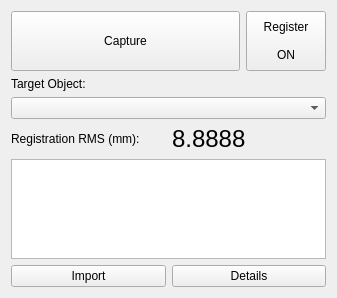
<?xml version="1.0" encoding="UTF-8"?>
<ui version="4.0">
 <class>LandmarkRegistrationObjectSettingsWidget</class>
 <widget class="QWidget" name="LandmarkRegistrationObjectSettingsWidget">
  <property name="geometry">
   <rect>
    <x>0</x>
    <y>0</y>
    <width>337</width>
    <height>298</height>
   </rect>
  </property>
  <property name="windowTitle">
   <string>Form</string>
  </property>
  <layout class="QVBoxLayout" name="verticalLayout">
   <item>
    <layout class="QHBoxLayout" name="horizontalLayout">
     <item>
      <widget class="QPushButton" name="capturePushButton">
       <property name="minimumSize">
        <size>
         <width>0</width>
         <height>60</height>
        </size>
       </property>
       <property name="text">
        <string>Capture</string>
       </property>
      </widget>
     </item>
     <item>
      <widget class="QPushButton" name="registerPushButton">
       <property name="minimumSize">
        <size>
         <width>0</width>
         <height>60</height>
        </size>
       </property>
       <property name="maximumSize">
        <size>
         <width>80</width>
         <height>16777215</height>
        </size>
       </property>
       <property name="text">
        <string>Register

ON</string>
       </property>
       <property name="checkable">
        <bool>true</bool>
       </property>
      </widget>
     </item>
    </layout>
   </item>
   <item>
    <widget class="QLabel" name="label">
     <property name="text">
      <string>Target Object:</string>
     </property>
    </widget>
   </item>
   <item>
    <widget class="QComboBox" name="targetComboBox"/>
   </item>
   <item>
    <layout class="QHBoxLayout" name="horizontalLayout_3">
     <item>
      <widget class="QLabel" name="rmsLabel">
       <property name="maximumSize">
        <size>
         <width>180</width>
         <height>40</height>
        </size>
       </property>
       <property name="text">
        <string>Registration RMS (mm): </string>
       </property>
       <property name="wordWrap">
        <bool>false</bool>
       </property>
      </widget>
     </item>
     <item>
      <widget class="QLabel" name="rmsNumberLabel">
       <property name="maximumSize">
        <size>
         <width>16777215</width>
         <height>40</height>
        </size>
       </property>
       <property name="font">
        <font>
         <pointsize>9</pointsize>
        </font>
       </property>
       <property name="text">
        <string>&lt;font size=&quot;+3&quot;&gt;8.8888&lt;/font&gt;</string>
       </property>
       <property name="wordWrap">
        <bool>false</bool>
       </property>
      </widget>
     </item>
    </layout>
   </item>
   <item>
    <widget class="QTreeView" name="pointsTreeView">
     <property name="alternatingRowColors">
      <bool>true</bool>
     </property>
    </widget>
   </item>
   <item>
    <layout class="QHBoxLayout" name="horizontalLayout_2">
     <item>
      <widget class="QPushButton" name="importPushButton">
       <property name="text">
        <string>Import</string>
       </property>
      </widget>
     </item>
     <item>
      <widget class="QPushButton" name="detailsPushButton">
       <property name="text">
        <string>Details</string>
       </property>
      </widget>
     </item>
    </layout>
   </item>
  </layout>
 </widget>
 <resources/>
 <connections/>
</ui>
